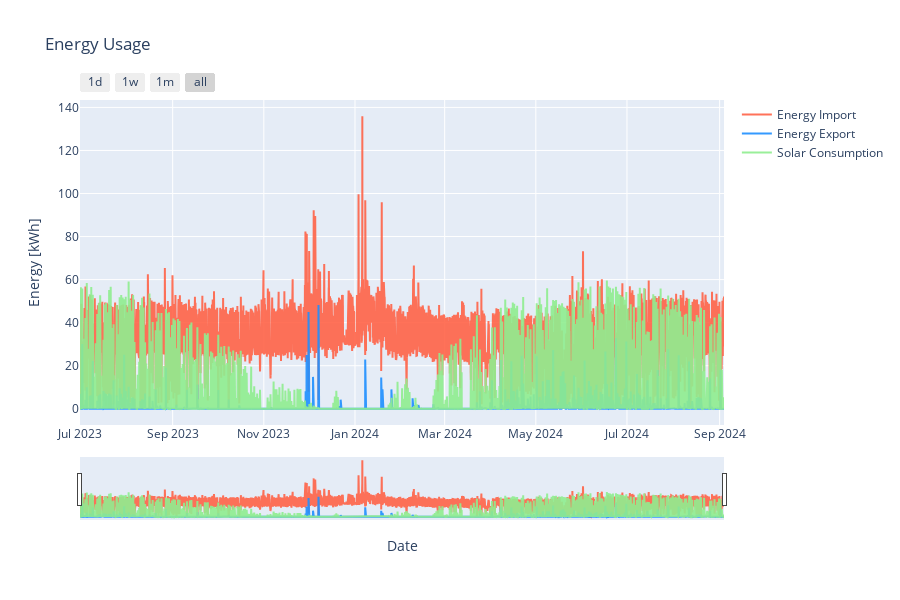

Here is the notebook cell this chart was saved with:
### Code cell
plot_cols =[
    ColumnParam("value_import", "Energy Import"),
    ColumnParam("value_export", "Energy Export"),
    ColumnParam("solar_consumption", "Solar Consumption"),
]
plot_energy_usage(main_df, plot_cols,
                  titel="Energy Usage",
                  yaxis_title="Energy [kWh]",
                  tozeroy=True,
                  )

### Figure 1 — Plotly figure (JSON) as saved in the notebook; plotly's stock layout.template omitted (floating-point values rounded to 4 significant figures; data arrays with more than 128 entries replaced by an {"elided": "..."} marker saying what was removed)
{"data": [{"line": {"color": "rgba(255, 99, 71, 0.9)"}, "mode": "lines", "name": "Energy Import", "type": "scatter", "x": {"elided": "10343 str values"}, "y": {"elided": "10343 float values"}}, {"fill": "tozeroy", "fillcolor": "rgba(255, 99, 71, 0.0.3)", "line": {"color": "rgba(0,0,0,0)"}, "opacity": 0.3, "showlegend": false, "type": "scatter", "x": {"elided": "10343 str values"}, "y": {"elided": "10343 float values"}}, {"line": {"color": "rgba(30, 144, 255, 0.9)"}, "mode": "lines", "name": "Energy Export", "type": "scatter", "x": {"elided": "10343 str values"}, "y": {"elided": "10343 float values"}}, {"fill": "tozeroy", "fillcolor": "rgba(30, 144, 255, 0.0.3)", "line": {"color": "rgba(0,0,0,0)"}, "opacity": 0.3, "showlegend": false, "type": "scatter", "x": {"elided": "10343 str values"}, "y": {"elided": "10343 float values"}}, {"line": {"color": "rgba(144, 238, 144, 0.9)"}, "mode": "lines", "name": "Solar Consumption", "type": "scatter", "x": {"elided": "10343 str values"}, "y": {"elided": "10343 float values"}}, {"fill": "tozeroy", "fillcolor": "rgba(144, 238, 144, 0.0.3)", "line": {"color": "rgba(0,0,0,0)"}, "opacity": 0.3, "showlegend": false, "type": "scatter", "x": {"elided": "10343 str values"}, "y": {"elided": "10343 float values"}}], "layout": {"height": 600, "hovermode": "x unified", "showlegend": true, "title": {"text": "Energy Usage"}, "xaxis": {"rangeselector": {"buttons": [{"count": 1, "label": "1d", "step": "day", "stepmode": "backward"}, {"count": 7, "label": "1w", "step": "day", "stepmode": "backward"}, {"count": 1, "label": "1m", "step": "month", "stepmode": "backward"}, {"step": "all"}]}, "rangeslider": {"visible": true}, "title": {"text": "Date"}, "type": "date"}, "yaxis": {"title": {"text": "Energy [kWh]"}}}}
